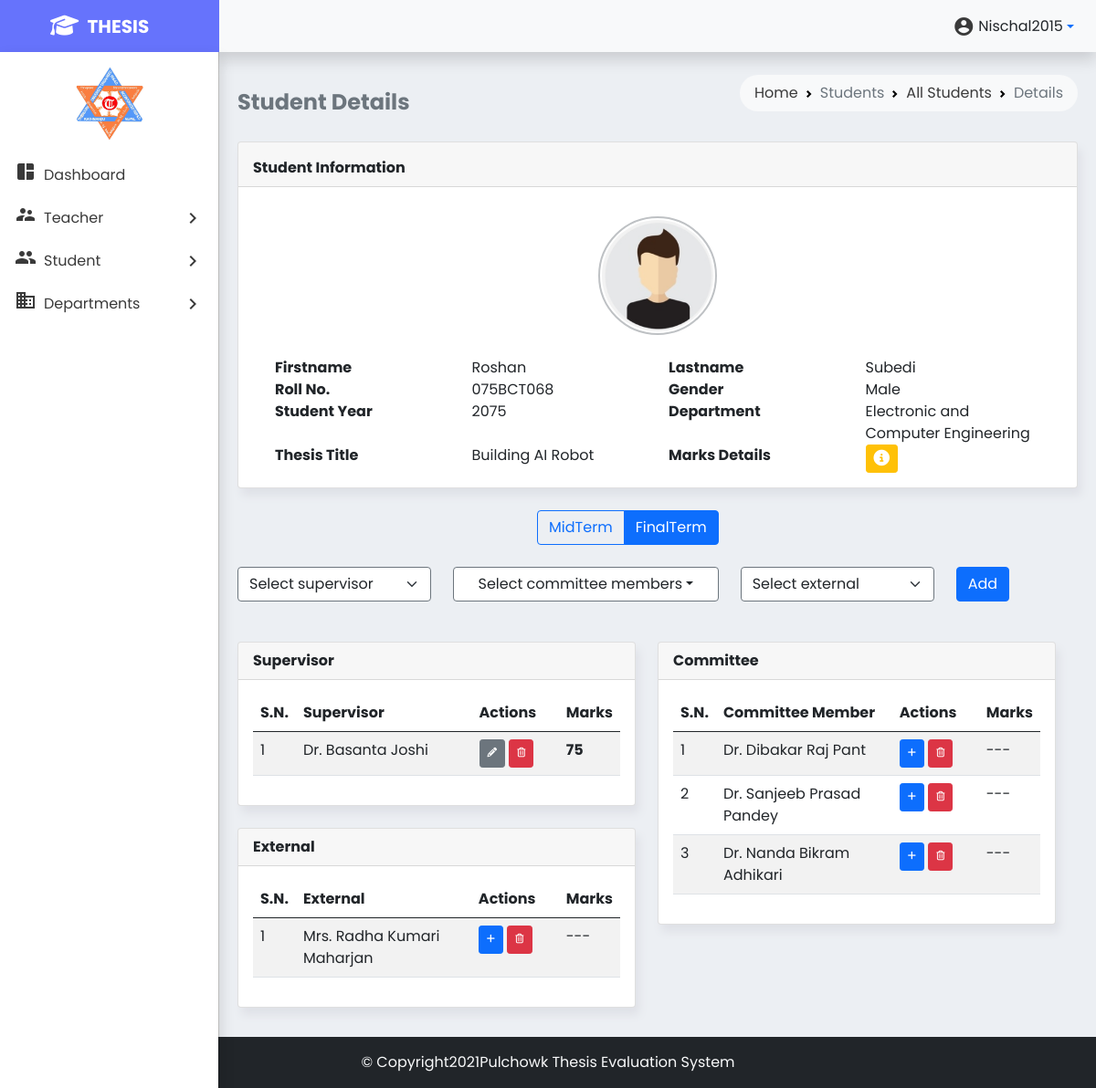
Screenshot of /finalstudentdetails.php?id=73 (signed in) with the database file from the repository.
### tables this page shows
CREATE TABLE `students` (
  `student_id` int(10) NOT NULL,
  `student_fname` text NOT NULL,
  `student_lname` text NOT NULL,
  `student_roll` varchar(12) NOT NULL,
  `student_gender` text NOT NULL,
  `student_regdate` date NOT NULL,
  `student_year` int(4) NOT NULL,
  `student_dep` varchar(70) NOT NULL,
  `student_thesis` varchar(255) NOT NULL
);

CREATE TABLE `final_supervisor_assigned` (
  `assigned_id` int(10) NOT NULL,
  `assigned_s_id` int(10) NOT NULL,
  `assigned_teacher_id` int(10) NOT NULL
);

CREATE TABLE `teacher` (
  `teacher_id` int(10) NOT NULL,
  `teacher_fname` varchar(20) NOT NULL,
  `teacher_mname` varchar(15) DEFAULT NULL,
  `teacher_lname` varchar(20) NOT NULL,
  `teacher_post` varchar(5) NOT NULL
);

CREATE TABLE `final_supervisor` (
  `final_sup_marksid` int(10) NOT NULL,
  `st_te_assigned_id` int(10) NOT NULL,
  `par1` int(10) NOT NULL,
  `par2` int(10) NOT NULL,
  `par3` int(10) NOT NULL,
  `par4` int(10) NOT NULL,
  `par5` int(10) NOT NULL,
  `total` int(10) NOT NULL
);

CREATE TABLE `final_external_assigned` (
  `assigned_id` int(10) NOT NULL,
  `assigned_s_id` int(10) NOT NULL,
  `assigned_ext_id` int(10) NOT NULL
);

CREATE TABLE `ext_teacher` (
  `external_id` int(10) NOT NULL,
  `external_fname` varchar(20) NOT NULL,
  `external_mname` varchar(20) NOT NULL,
  `external_lname` varchar(20) NOT NULL,
  `external_post` varchar(5) NOT NULL
);

CREATE TABLE `final_committee_assigned` (
  `assigned_id` int(10) NOT NULL,
  `assigned_s_id` int(10) NOT NULL,
  `assigned_teacher_id` int(10) NOT NULL
);

### finalstudentdetails.php (the view, shortened to what the rows shown need)
<!doctype html>
<html lang="en">
<head>
    <link href="https://cdn.jsdelivr.net/npm/bootstrap@5.0.2/dist/css/bootstrap.min.css" rel="stylesheet"
>
    <link href="styles/style.min.css" rel="stylesheet">
</head>
<body>
    <header><?php include 'partials/_nav2.php'; ?><?php include 'partials/_dbconnect.php'; ?></header>
    <aside><?php include 'partials/_sidebar.php'; ?></aside><?php require 'partials/_function.php'; ?><main
        class="mt-1 p-2" style="min-height:800px">
        <div class="container-fluid">
            <div class="row">
                <div class="col-md-12"><?php include 'partials/_studentinfo.php'; ?></div>
            </div>
            <div class="row">
                <div class="col-md-6">
                    <div class="mb-4 card mt-1">
                        <div class="card-body">
                            <div class="table-responsive">
                                <table class="table table-hover table-striped" id="student-marks" style="width:100%">
                                    <colgroup>
                                    </colgroup>
                                    <thead>
                                        <tr>
                                            <th>S.N.</th>
                                            <th>Supervisor</th>
                                            <th>Actions</th>
                                            <th>Marks</th>
                                        </tr>
                                    </thead>
                                    <tbody><?php $student_id=e($_GET['id']);$sql="SELECT ta.assigned_id, t.teacher_id, t.teacher_post, t.teacher_fname, t.teacher_mname, t.teacher_lname
        FROM teacher t
        INNER JOIN final_supervisor_assigned ta
        ON t.teacher_id = ta.assigned_teacher_id
        WHERE ta.assigned_s_id = '$student_id'";$result=mysqli_query($conn,$sql);$sno=1;while($row=mysqli_fetch_assoc($result)){$assigned_id=e($row['assigned_id']);$sql4="SELECT `total` FROM `final_supervisor` WHERE `st_te_assigned_id`='$assigned_id'";$result4=mysqli_query($conn,$sql4);$row4=mysqli_fetch_assoc($result4);echo'
        <tr>
            <td>'.$sno.'</td>
            <td>'.e($row['teacher_post']).' '.e($row['teacher_fname']).' '.e($row['teacher_mname']).' '.e($row['teacher_lname']).'</td>
            <td>';if(mysqli_num_rows($result4)>0){echo '
                <button type="button" id=se'.$assigned_id.' class="btn btn-secondary btn-sm supaddEd" data-bs-toggle="modal" data-bs-target="#supervisor_marking"><i class="fa fa-pencil fa-xs"></i></button>
                <button type="button" id=sd'.$assigned_id.' class="delete btn btn-danger btn-sm"><i class="fa fa-trash-o fa-xs"></i></button>
            </td>
            <td><strong>'.e($row4['total']).'</strong></td>';}echo '</tr>
        ';$sno+=1;} ?></tbody>
                                </table>
                            </div>
                        </div>
                    </div>
                    <div class="mb-4 card mt-1">
                        <div class="card-body">
                            <div class="table-responsive">
                                <table class="table table-hover table-striped" id="student-marks" style="width:100%">
                                    <colgroup>
                                    </colgroup>
                                    <thead>
                                        <tr>
                                            <th>S.N.</th>
                                            <th>External</th>
                                            <th>Actions</th>
                                            <th>Marks</th>
                                        </tr>
                                    </thead>
                                    <tbody><?php $student_id=e($_GET['id']);$sql="SELECT ta.assigned_id, t.external_id, t.external_post, t.external_fname, t.external_mname, t.external_lname
        FROM ext_teacher t
        INNER JOIN final_external_assigned ta
        ON t.external_id = ta.assigned_ext_id
        WHERE ta.assigned_s_id = '$student_id'";$result=mysqli_query($conn,$sql);$sno=1;while($row=mysqli_fetch_assoc($result)){$assigned_id=e($row['assigned_id']);$sql2="SELECT `total` FROM `final_external` WHERE `st_te_assigned_id`='$assigned_id'";$result2=mysqli_query($conn,$sql2);$row2=mysqli_fetch_assoc($result2);echo'
        <tr>
            <td>'.$sno.'</td>
            <td>'.e($row['external_post']).' '.e($row['external_fname']).' '.e($row['external_mname']).' '.e($row['external_lname']).'</td>
            <td>';if(mysqli_num_rows($result2)>0){echo '
                <button type="button" id=ee'.$assigned_id.' class="btn btn-secondary btn-sm extaddEd" data-bs-toggle="modal" data-bs-target="#external_marking"><i class="fa fa-pencil fa-xs"></i></button>
                <button type="button" id=ed'.$assigned_id.' class="delete btn btn-danger btn-sm"><i class="fa fa-trash-o fa-xs"></i></button>
                </td>
                <td><strong>'.e($row2['total']).'</strong></td>';}else{echo '
                <button type="button" id=ea'.$assigned_id.' class="btn btn-primary btn-sm extaddEd" data-bs-toggle="modal" data-bs-target="#external_marking"><i class="fa fa-plus fa-xs"></i></button>
                <button type="button" id=ed'.$assigned_id.' class="delete btn btn-danger btn-sm"><i class="fa fa-trash-o fa-xs"></i></button>
            </td>
            <td>---</td>';}echo '</tr>
        ';$sno+=1;} ?></tbody>
                                </table>
                            </div>
                        </div>
                    </div>
                </div>
                <div class="col-md-6">
                    <div class="mb-4 card mt-1">
                        <div class="card-body">
                            <div class="table-responsive">
                                <table class="table table-hover table-striped" id="student-marks" style="width:100%">
                                    <colgroup>
                                    </colgroup>
                                    <thead>
                                        <tr>
                                            <th>S.N.</th>
                                            <th>Committee Member</th>
                                            <th>Actions</th>
                                            <th>Marks</th>
                                        </tr>
                                    </thead>
                                    <tbody><?php $student_id=e($_GET['id']);$sql="SELECT ta.assigned_id, t.teacher_id, t.teacher_post, t.teacher_fname, t.teacher_mname, t.teacher_lname
        FROM teacher t
        INNER JOIN final_committee_assigned ta
        ON t.teacher_id = ta.assigned_teacher_id
        WHERE ta.assigned_s_id = '$student_id'";$result=mysqli_query($conn,$sql);$sno=1;while($row=mysqli_fetch_assoc($result)){$assigned_id=e($row['assigned_id']);$sql1="SELECT `total` FROM `final_committee` WHERE `st_te_assigned_id`='$assigned_id'";$result1=mysqli_query($conn,$sql1);$row1=mysqli_fetch_assoc($result1);echo'
        <tr>
            <td>'.$sno.'</td>
            <td>'.e($row['teacher_post']).' '.e($row['teacher_fname']).' '.e($row['teacher_mname']).' '.e($row['teacher_lname']).'</td>
            <td>';if(mysqli_num_rows($result1)>0){echo '
                <button type="button" id=ce'.$assigned_id.' class="btn btn-secondary btn-sm comaddEd" data-bs-toggle="modal" data-bs-target="#committee_marking"><i class="fa fa-pencil fa-xs"></i></button>
                <button type="button" id=cd'.$assigned_id.' class="delete btn btn-danger btn-sm"><i class="fa fa-trash-o fa-xs"></i></button>
            </td>
            <td><strong>'.e($row1['total']).'</strong></td>';}else{echo '<button type="button" id=ca'.$assigned_id.' class="btn btn-primary btn-sm comaddEd" data-bs-toggle="modal" data-bs-target="#committee_marking"><i class="fa fa-plus fa-xs"></i></button>
                <button type="button" id=cd'.$assigned_id.' class="delete btn btn-danger btn-sm"><i class="fa fa-trash-o fa-xs"></i></button>
            </td>
            <td>---</td>';}echo '</tr>
        ';$sno+=1;} ?></tbody>
                                </table>
                            </div>
                        </div>
                    </div>
                </div>
            </div>
        </div>
    </main>
</body>
</html>

### partials/_studentinfo.php (shortened to what the rows shown need)
<?php if(isset($_GET['id'])){$id=$_GET['id'];$sql="SELECT * FROM `students` WHERE `student_id` = $id";$result=mysqli_query($conn,$sql);if(mysqli_num_rows($result)==0){echo '
        <div class="alert alert-danger d-flex align-items-center" role="alert">
            <svg xmlns="http://www.w3.org/2000/svg" width="24" height="24" fill="currentColor" class="bi bi-exclamation-triangle-fill flex-shrink-0 me-2" viewBox="0 0 16 16" role="img" aria-label="Warning:">
            <path d="M8.982 1.566a1.13 1.13 0 0 0-1.96 0L.165 13.233c-.457.778.091 1.767.98 1.767h13.713c.889 0 1.438-.99.98-1.767L8.982 1.566zM8 5c.535 0 .954.462.9.995l-.35 3.507a.552.552 0 0 1-1.1 0L7.1 5.995A.905.905 0 0 1 8 5zm.002 6a1 1 0 1 1 0 2 1 1 0 0 1 0-2z"/>
            </svg>
            <div>
                <strong>Sorry! </strong>Student doesn\'t exist
            </div>
        </div>
    ';exit();}}else{exit();} ?><div class="card mb-4 mt-1">
    <div class="card-body">
        <div class="profile-pic"><?php $row=mysqli_fetch_assoc($result);if($row['student_gender']=='Male'){echo '
                <img src="images/male.png" alt="img" class="img-fluid rounded-circle d-block">
                ';}elseif($row['student_gender']=='Female'){echo '
                <img src="images/female.png" alt="img" class="img-fluid rounded-circle d-block">
                ';} ?></div>
        <div class="container-fluid mt-4"><?php echo '
                <div class="row">
                    <div class="col-md-3 col-sm-6 col-6"><strong>Firstname</strong></div>
                    <div class="col-md-3 col-sm-6 col-6">'.e($row['student_fname']).'</div>
                    <div class="col-md-3 col-sm-6 col-6"><strong>Lastname</strong></div>
                    <div class="col-md-3 col-sm-6 col-6">'.e($row['student_lname']).'</div>
                </div>
                <div class="row">
                    <div class="col-md-3 col-sm-6 col-6"><strong>Roll No.</strong></div>
                    <div class="col-md-3 col-sm-6 col-6">'.e($row['student_roll']).'</div>
                    <div class="col-md-3 col-sm-6 col-6"><strong>Gender</strong></div>
                    <div class="col-md-3 col-sm-6 col-6">'.e($row['student_gender']).'</div>
                </div>
                <div class="row">
                    <div class="col-md-3 col-sm-6 col-6"><strong>Student Year</strong></div>
                    <div class="col-md-3 col-sm-6 col-6">'.e($row['student_year']).'</div>
                    <div class="col-md-3 col-sm-6 col-6"><strong>Department</strong></div>
                    <div class="col-md-3 col-sm-6 col-6">'.e($row['student_dep']).'</div>
                </div>
                <div class="row">
                    <div class="col-md-3 col-sm-6 col-6"><strong>Thesis Title</strong></div>
                    <div class="col-md-3 col-sm-6 col-6">'.e($row['student_thesis']).'</div>
                    <div class="col-md-3 col-sm-6 col-6"><strong>Marks Details</strong></div>
                    <div class="col-md-3 col-sm-6 col-6">
                    <button type="button" class="btn btn-warning btn-sm" data-bs-toggle="modal" data-bs-target="#marksDetailsModal">
                        <i class="fa fa-info-circle fa-lg" style="color: #ffffff !important;"></i>
                    </button>
                </div>'; ?></div>
    </div>
</div>

### rows the page displays
students: student_fname "Roshan", student_lname "Subedi", student_roll "075BCT068", student_gender "Male", student_year "2075", student_dep "Electronic and Computer Engineering", student_thesis "Building AI Robot"
final_supervisor_assigned: assigned_teacher.teacher_post "Dr.", assigned_teacher.teacher_fname "Basanta", assigned_teacher.teacher_lname "Joshi", final_supervisor.total "75"
final_external_assigned: assigned_ext.external_post "Mrs.", assigned_ext.external_fname "Radha", assigned_ext.external_mname "Kumari", assigned_ext.external_lname "Maharjan"
final_committee_assigned: assigned_teacher.teacher_post "Dr.", assigned_teacher.teacher_fname "Dibakar", assigned_teacher.teacher_mname "Raj", assigned_teacher.teacher_lname "Pant"
final_committee_assigned: assigned_teacher.teacher_post "Dr.", assigned_teacher.teacher_fname "Sanjeeb", assigned_teacher.teacher_mname "Prasad", assigned_teacher.teacher_lname "Pandey"
final_committee_assigned: assigned_teacher.teacher_post "Dr.", assigned_teacher.teacher_fname "Nanda", assigned_teacher.teacher_mname "Bikram", assigned_teacher.teacher_lname "Adhikari"

### other values shown
$_SESSION['username'] "Nischal2015"
